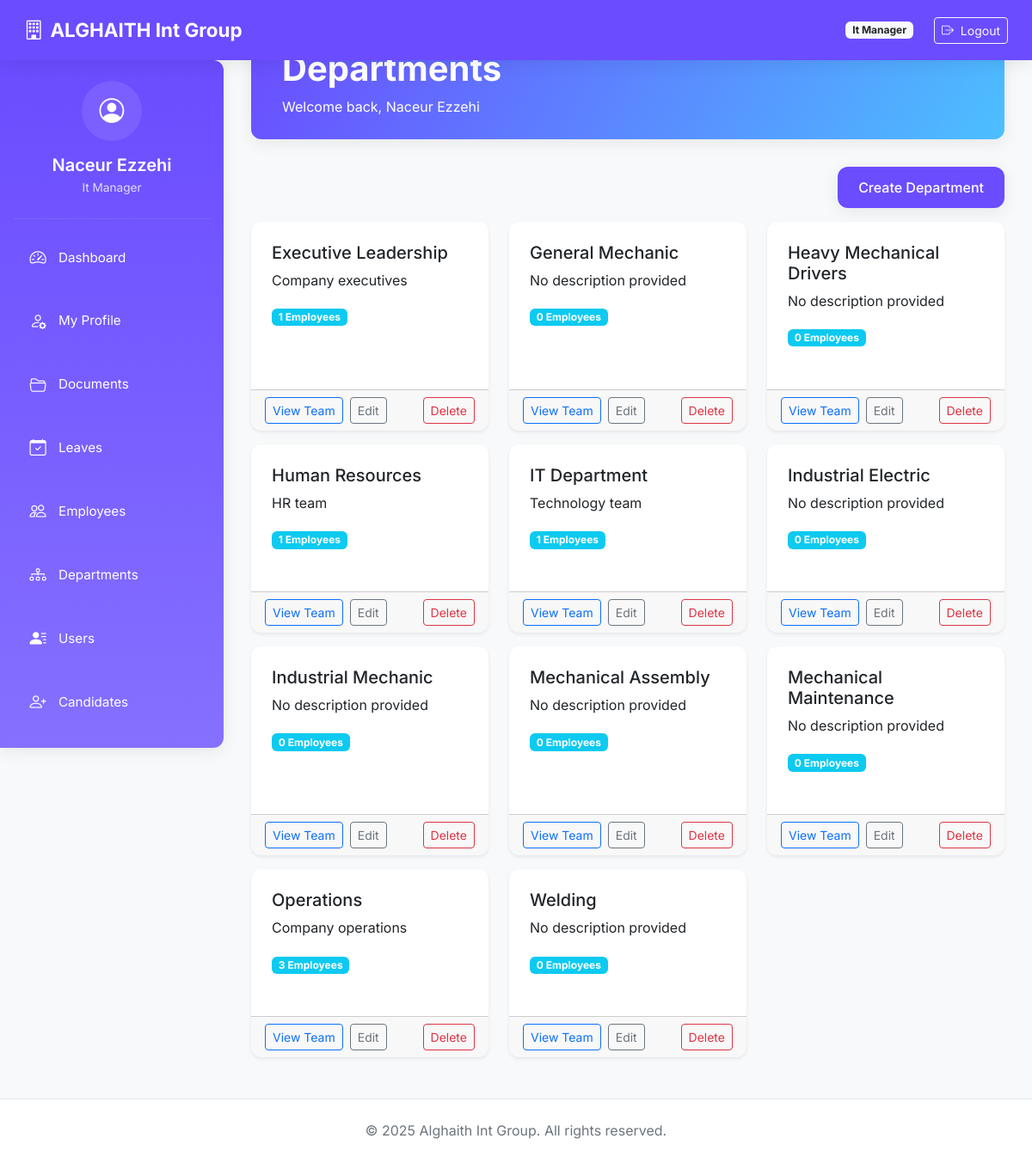
The app's page /department/ (signed in) with its own data.
### core/models.py (models this page shows, shortened)
class User(db.Model, UserMixin):
    __tablename__ = 'users'
    id = db.Column(db.Integer, primary_key=True)
    email = db.Column(db.String(120), unique=True, nullable=False, index=True)
    password_hash = db.Column(db.String(200), nullable=False)
    name = db.Column(db.String(100), nullable=False)
    role = db.Column(db.String(50), nullable=False)  # General Director, IT Manager, etc.
    avatar = db.Column(db.String(255), nullable=True)
    access_code = db.Column(db.String(20), unique=True, nullable=False)
    phone = db.Column(db.String(20), nullable=True)
    position = db.Column(db.String(100), nullable=True)
    created_at = db.Column(db.DateTime, default=datetime.utcnow)
    last_login = db.Column(db.DateTime)
    login_count = db.Column(db.Integer, default=0)
    is_active = db.Column(db.Boolean, default=True, nullable=False)
    documents = db.relationship('UserDocument', back_populates='user', cascade="all, delete-orphan")
    folders_created = db.relationship('Folder', back_populates='creator', cascade="all, delete-orphan")
    activities = db.relationship('ActivityLog', back_populates='user', cascade="all, delete-orphan")
    leave_requests = db.relationship('LeaveRequest', back_populates='requester', foreign_keys='LeaveRequest.user_id')
    approved_requests = db.relationship('LeaveRequest', back_populates='approver', foreign_keys='LeaveRequest.approver_id')
    @property
    def is_authenticated(self):
        return True

class Department(db.Model):
    __tablename__ = "departments"
    id = db.Column(db.Integer, primary_key=True)
    name = db.Column(db.String(120), unique=True, nullable=False)
    description = db.Column(db.Text, nullable=True)
    created_at = db.Column(db.DateTime, default=datetime.utcnow)
    employees = db.relationship("Employee", back_populates="department", lazy="selectin")
    candidates = db.relationship("Candidate", back_populates="department", lazy="selectin")

### modules/department/routes.py (the view)
@department_bp.route('/')
@login_required
def list_departments():
    departments = Department.query.order_by(Department.name).all()
    summary = []
    for dept in departments:
        employees = Employee.query.filter_by(department_id=dept.id).all()
        serialized_employees = [
            {
                'id': emp.id,
                'full_name': emp.full_name,
                'job_title': emp.job_title,
                'phone': emp.phone,
                'actual_address': emp.actual_address,
                'mother_country_address': emp.mother_country_address,
                'nationality': emp.nationality,
                'id_number': emp.id_number
            } for emp in employees
        ]
        summary.append({
            'department': {
                'id': dept.id,
                'name': dept.name,
                'description': dept.description
            },
            'employee_count': len(employees),
            'employees': serialized_employees
        })
    delete_form = DeleteForm()
    return render_template('dashboard/departments/list.html', summary=summary, delete_form=delete_form)

### app.py (called while the page is built)
@login_manager.user_loader
def load_user(user_id):
    from core.models import User
    return db.session.get(User, int(user_id))

@app.before_request
def make_session_permanent():
    session.permanent = True

### templates/dashboard/departments/list.html (shortened to what this page needs)
{% extends "dashboard/base_dashboard.html" %}
{% block dashboard_title %}Departments{% endblock %}
{% block dashboard_content %}
<div class="row mb-3">
    <div class="col-12 text-end">
        <a href="{{ url_for('department.create_department') }}" class="btn btn-primary">Create Department</a>
    </div>
</div>
<div class="row">
    {% for item in summary %}
    <div class="col-md-4 mb-3">
        <div class="card shadow-sm h-100">
            <div class="card-body">
                <h5 class="card-title">{{ item.department.name }}</h5>
                <p class="card-text text-truncate" title="{{ item.department.description }}">
                    {{ item.department.description or 'No description provided' }}
                </p>
                <span class="badge bg-info">{{ item.employee_count }} Employees</span>
            </div>
            <div class="card-footer d-flex justify-content-between align-items-center">
                <div class="d-flex gap-2">
                    <a href="{{ url_for('department.view_department', dept_id=item.department.id) }}" class="btn btn-sm btn-outline-primary">
                        View Team
                    </a>
                    <a href="{{ url_for('department.edit_department', dept_id=item.department.id) }}" class="btn btn-sm btn-outline-secondary">
                        Edit
                    </a>
                </div>
                <form method="POST" action="{{ url_for('department.delete_department', dept_id=item.department.id) }}">
                    <button type="submit" class="btn btn-sm btn-outline-danger"
                        onclick="return confirm('Are you sure you want to delete this department?');">
                        Delete
                    </button>
                </form>
            </div>
        </div>
    </div>
    {% endfor %}
</div>
{% endblock %}

### templates/dashboard/base_dashboard.html (shortened to what this page needs)
<!DOCTYPE html>
<html lang="en">
<head>
    <link href="https://cdn.jsdelivr.net/npm/bootstrap@5.3.0/dist/css/bootstrap.min.css" rel="stylesheet">
    <link href="https://cdn.jsdelivr.net/npm/bootstrap-icons@1.10.5/font/bootstrap-icons.css" rel="stylesheet">
    <link rel="stylesheet" href="{{ url_for('static', filename='css/styles.css') }}">
</head>
<body>
<nav class="navbar navbar-expand-lg navbar-dark">
    <div class="container-fluid">
        <a class="navbar-brand" href="{{ url_for('dashboard.role_dashboard') }}">
            <i class="bi bi-building me-2"></i>ALGHAITH Int Group
        </a>
        <div class="d-flex align-items-center">
            <span class="badge bg-light text-dark me-3 d-none d-md-inline">{{ current_user.role|replace('_', ' ')|title }}</span>
            {% if current_user.is_authenticated %}
            <div class="desktop-logout">
                <form method="post" action="{{ url_for('auth.logout') }}" class="ms-2 d-inline">
                    <button type="submit" class="btn btn-sm btn-outline-light">
                        <i class="bi bi-box-arrow-right me-1"></i> Logout
                    </button>
                </form>
            </div>
            {% endif %}
        </div>
    </div>
</nav>
<div class="sidebar" id="sidebarMenu">
    <div class="sidebar-header">
        <div class="user-info">
            <div class="user-avatar">
                <i class="bi bi-person-circle"></i>
            </div>
            <h5 class="user-name">{{ current_user.name }}</h5>
            <div class="user-role">{{ current_user.role|replace('_', ' ')|title }}</div>
        </div>
    </div>
    <ul class="nav flex-column">
        <li class="nav-item">
            <a class="nav-link" href="{{ url_for('dashboard.role_dashboard') }}">
                <i class="bi bi-speedometer2"></i> <span class="link-text">Dashboard</span>
            </a>
        </li>
        <li class="nav-item">
            <a class="nav-link" href="{{ url_for('profile.my_profile') }}">
                <i class="bi bi-person-gear"></i> <span class="link-text">My Profile</span>
            </a>
        </li>
        <li class="nav-item">
            <a class="nav-link" href="{{ url_for('docs.list_documents') }}">
                <i class="bi bi-folder2-open"></i> <span class="link-text">Documents</span>
            </a>
        </li>
        <li class="nav-item">
            <a class="nav-link" href="{{ url_for('leave.leaves_dashboard') }}">
                <i class="bi bi-calendar-check"></i> <span class="link-text">Leaves</span>
            </a>
        </li>
        <li class="nav-item">
            <a class="nav-link" href="{{ url_for('dashboard.employee_summary') }}">
                <i class="bi bi-people"></i> <span class="link-text">Employees</span>
            </a>
        </li>
        <li class="nav-item">
            <a class="nav-link" href="{{ url_for('department.department_summary') }}">
                <i class="bi bi-diagram-3"></i> <span class="link-text">Departments</span>
            </a>
        </li>
        <li class="nav-item">
            <a class="nav-link" href="{{ url_for('dashboard.user_management') }}">
                <i class="bi bi-person-lines-fill"></i> <span class="link-text">Users</span>
            </a>
        </li>
        <li class="nav-item">
            <a class="nav-link" href="{{ url_for('candidates.list_candidates') }}">
                <i class="bi bi-person-plus"></i> <span class="link-text">Candidates</span>
            </a>
        </li>
    </ul>
</div>
<div class="main-content">
    <div class="dashboard-header">
        <div class="container-fluid">
            <h1 class="dashboard-title">{% block dashboard_title %}Dashboard{% endblock %}</h1>
            <p class="mb-0">Welcome back, {{ current_user.name }}</p>
        </div>
    </div>
    {% block dashboard_content %}{% endblock %}
</div>
<footer>
    <div class="container-fluid">
        &copy; 2025 Alghaith Int Group. All rights reserved.
    </div>
</footer>
</body>
</html>

### static/css/styles.css (style rules this page uses)
:root { --brand-primary: #6b4cff; --brand-secondary: #2ad29b; --brand-accent: #4cbfff; --background: #ffffff; --card-bg: #f5f7fb; --text-main: #2e2e2e; --text-muted: #8a94a6; --success: #2ecc71; --warning: #f1c40f; --danger: #e74c3c; --shadow-soft: 0 10px 30px rgba(0,0,0,0.08); --radius-lg: 1rem; --sidebar-width: 220px; }
body { background-color: var(--background); color: var(--text-main); font-family: "Inter", sans-serif; line-height: 1.6; }
.navbar { box-shadow: var(--shadow-soft); }
.sidebar { min-height: 100vh; width: var(--sidebar-width); background: linear-gradient(180deg, var(--brand-primary), var(--brand-accent)); color: white; border-radius: 0 var(--radius-lg) var(--radius-lg) 0; padding: 1rem; }
.sidebar .nav-link { color: white; margin-bottom: 0.5rem; border-radius: var(--radius-lg); padding: 0.5rem 1rem; transition: all 0.2s ease-in-out; display: flex; align-items: center; gap: 0.5rem; }
.card, .dashboard-link-card { background: var(--card-bg); border-radius: var(--radius-lg); box-shadow: var(--shadow-soft); transition: transform 0.2s; }
.btn-primary { background: var(--brand-primary); border: none; border-radius: var(--radius-lg); box-shadow: var(--shadow-soft); transition: all 0.2s ease-in-out; }
.main-content { padding: 2rem; }

### records on screen
User: role "It Manager", name "Naceur Ezzehi"
Department: department.name "Executive Leadership", department "Company executives"
Department: department.name "General Mechanic"
Department: department.name "Heavy Mechanical Drivers"
Department: department.name "Human Resources", department "HR team"
Department: department.name "IT Department", department "Technology team"
Department: department.name "Industrial Electric"
Department: department.name "Industrial Mechanic"
Department: department.name "Mechanical Assembly"
Department: department.name "Mechanical Maintenance"
Department: department.name "Operations", department "Company operations"
Department: department.name "Welding"

### other values on screen
{{ item.employee_count }} "1" "0" "0" "1" "1" "0" "0" "0" "0" "3" "0"
{{ item.department.description or 'No description provided' }} "No description provided" "No description provided" "No description provided" "No description provided" "No description provided" "No description provided" "No description provided"
